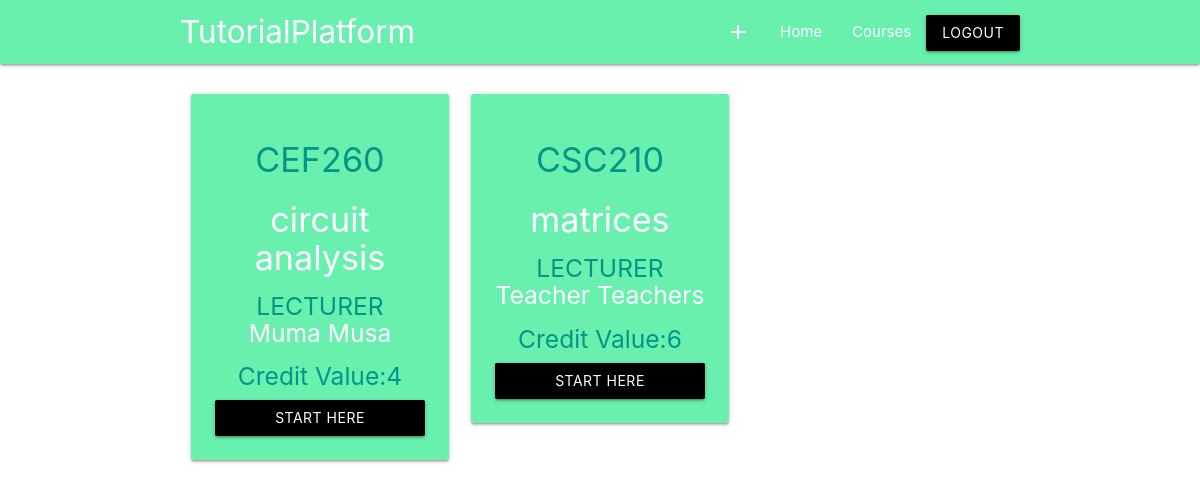
The page /students/students.php (signed in) on the database its author committed.
### tables this page shows
CREATE TABLE `course` (
  `courseCode` varchar(7) NOT NULL,
  `courseTitle` varchar(225) NOT NULL,
  `teacherId` int(11) NOT NULL,
  `creditValue` int(2) NOT NULL
);

CREATE TABLE `teachers` (
  `teachersId` int(11) NOT NULL,
  `firstName` varchar(225) NOT NULL,
  `lastName` varchar(225) NOT NULL,
  `email` text NOT NULL,
  `password` text NOT NULL
);

### students/students.php (the view, shortened to what this page needs)
<?php
$studentId = $_SESSION['studentId'];
$email = $_SESSION['email'];
if (!isset($email)&&!isset($studentId )) {
	header("Location:index.php");
	exit();
}
else {
     require"../includes/db.inc.php";
     $sql = "SELECT * FROM register WHERE studentId = $studentId";
     $result = mysqli_query($conn,$sql);
	?>
	<!DOCTYPE html>
<html>
<head>
       <link rel="stylesheet" href="https://cdnjs.cloudflare.com/ajax/libs/materialize/1.0.0/css/materialize.min.css">
</head>
<body>
	<?php
     include"student_nav.php";
	?>
  	<div class="container ">
  		<div class="row">
  			<?php
               while ($row = mysqli_fetch_assoc($result)) {
               	$courseCode = $row['courseCode'];
               	$sql2 = "SELECT * FROM course WHERE courseCode = '$courseCode'";
               	$result2 = mysqli_query($conn,$sql2);
               	while ($rows=mysqli_fetch_assoc($result2)) {
               		$courseCode = $rows['courseCode'];
	               	$courseTitle = $rows['courseTitle'];
	               	$creditValue = $rows['creditValue'];
	               	$teacherId = $rows['teacherId'];
	               	?>
                        <div class="col s12 m4 l4">
				  			<div class="card 69f0ae green accent-2">
				  				<div class="card-content">
				  				<h4 class="center-align teal-text"><?php echo $courseCode; ?></h4>
				  				<h4 class="white-text center-align"><?php echo $courseTitle; ?></h4>
				  				<?php
                             	$sql3 = "SELECT firstName,lastName FROM teachers WHERE teachersId= $teacherId";
       	                        $result3 = mysqli_query($conn,$sql3);
       	                        while ($roww = mysqli_fetch_assoc($result3)) {
       	                        	$firstName = $roww['firstName'];
       	                        	$lastName = $roww['lastName'];
       	                        	?>
       	                        	<h5 class="white-text center-align"> <span class="teal-text">LECTURER</span><br><?php echo $firstName." ".$lastName; ?></h5>
       	                        	<?php
       	                        }
				  				?>
				  				<h5 class="teal-text center-align">Credit Value:<?php echo $creditValue; ?></h5>
								    <p><a class="btn black lighten-1 z-depth-1 white-text" href="student_course_material.php?courseCode=<?php echo($courseCode);?>">START HERE </a></p>
				  				</div>
				  			</div>
			  			</div>
	               	<?php
	               	}
               }
                     ?>
  		</div>
  	</div>
</body>
</html>
	<?php
}
?>

### students/student_nav.php (shortened to what this page needs)
<nav class="#69f0ae green accent-2 darken-3">
	<div class="container">
	<div class="nav-wrapper">
				<a href="#" class="brand-logo ">TutorialPlatform</a>
				<ul id="nav-mobile" class="right hide-on-med-and-down">
					<li><a href="#modal1" class=" modal-trigger"><i class="material-icons">add</i></a></li>
					<li><a href="students.php">Home</a></li>
					<li><a href="">Courses</a></li>
					<li>
						<form method="post" action="../includes/logout.inc.php">
						<button type="submit" name="logout" class="btn black lighten-2 white-text">Logout</button>
					    </form>
					</li>
				</ul>
		</div>
	</div>
</nav>
 	<br>

### students/students.php (style rules this page uses)
.btn { width: 100%; }

### rows shown on the page
course: courseCode "CEF260", courseTitle "circuit analysis", creditValue "4"
teachers: firstName "Muma", lastName "Musa"
course: courseCode "CSC210", courseTitle "matrices", creditValue "6"
teachers: firstName "Teacher", lastName "Teachers"
